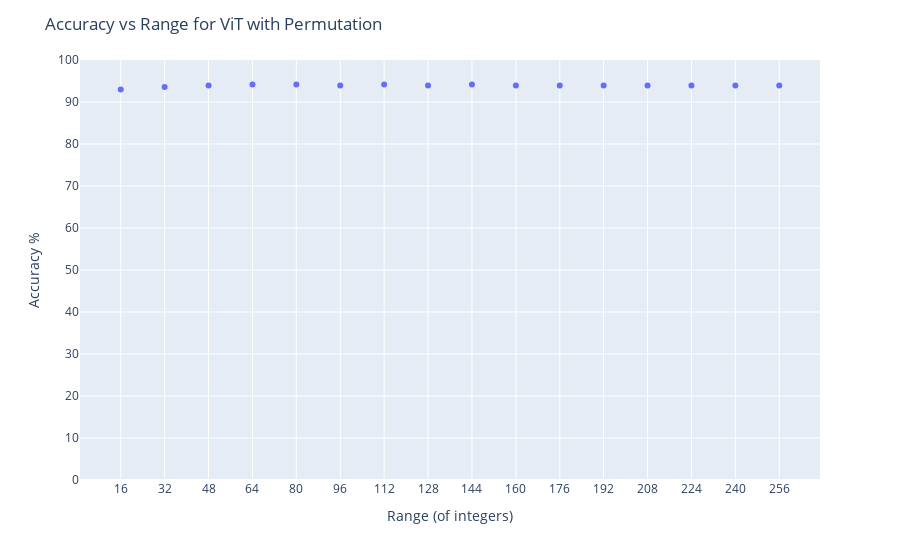

This figure's notebook cell:
### Code cell
import plotly.express as px

x = [r[1] - r[0] + 1 for r in ranges]
fig = px.scatter(x=x, y=np.array(accuracies) * 100, height=600)
fig.update_layout(
    title="Accuracy vs Range for ViT with Permutation",
    xaxis_title="Range (of integers)",
    xaxis=dict(
        title_text="Range (of integers)",
        tickvals=x,
        tickmode="array",
    ),
    yaxis=dict(
        title_text="Accuracy %",
        dtick=10,
        range=[0, 100],
    )
)
fig.show()

### Figure 1 — Plotly figure (JSON) as saved in the notebook; plotly's stock layout.template omitted (floating-point values rounded to 4 significant figures)
{"data": [{"hovertemplate": "x=%{x}<br>y=%{y}<extra></extra>", "legendgroup": "", "marker": {"color": "#636efa", "symbol": "circle"}, "mode": "markers", "name": "", "orientation": "v", "showlegend": false, "type": "scatter", "x": [16, 32, 48, 64, 80, 96, 112, 128, 144, 160, 176, 192, 208, 224, 240, 256], "xaxis": "x", "y": [92.97, 93.55, 93.95, 94.14, 94.14, 93.95, 94.14, 93.95, 94.14, 93.95, 93.95, 93.95, 93.95, 93.95, 93.95, 93.95], "yaxis": "y"}], "layout": {"autosize": true, "legend": {"tracegroupgap": 0}, "margin": {"t": 60}, "title": {"text": "Accuracy vs Range for ViT with Permutation"}, "xaxis": {"anchor": "y", "autorange": true, "domain": [0, 1], "range": [1.75, 270.3], "tickmode": "array", "tickvals": [16, 32, 48, 64, 80, 96, 112, 128, 144, 160, 176, 192, 208, 224, 240, 256], "title": {"text": "Range (of integers)"}, "type": "linear"}, "yaxis": {"anchor": "x", "domain": [0, 1], "dtick": 10, "range": [0, 100], "title": {"text": "Accuracy %"}, "type": "linear"}}}
